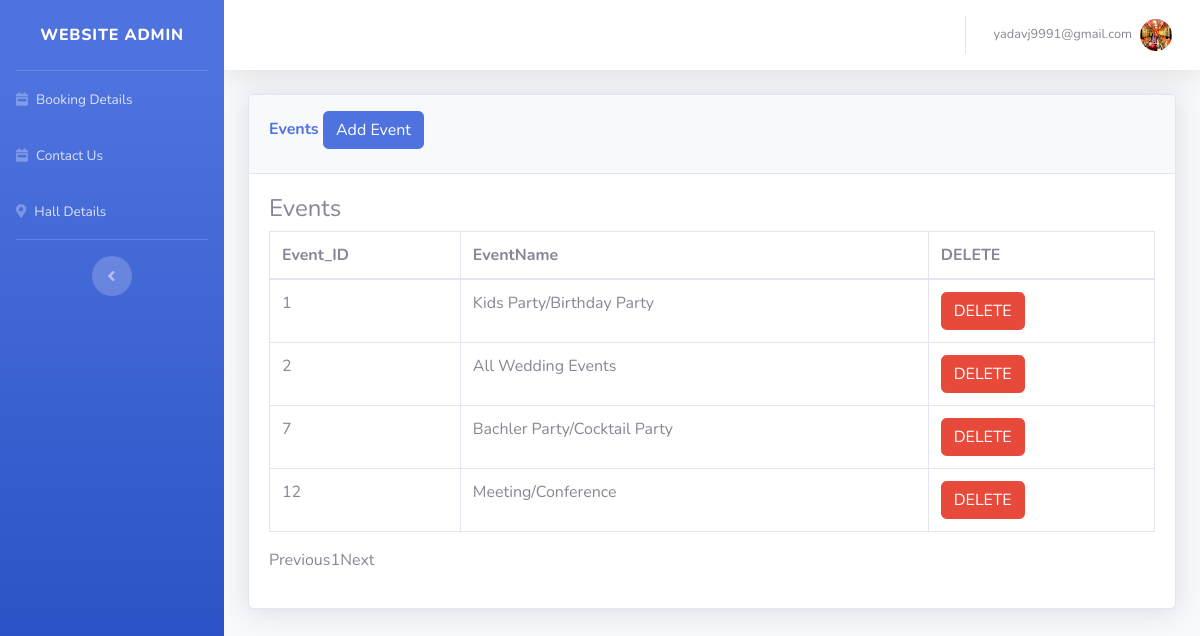
Screenshot of /admin/eventsdetail.php (signed in) with the database file from the repository.
### tables this page shows
CREATE TABLE `event_name` (
  `event_id` int(100) NOT NULL,
  `event_name` varchar(100) NOT NULL
);

### admin/eventsdetail.php (the view, shortened to what this page needs)
<?php
include('includes/header.php');
include('includes/navbar.php');
?>
<div class="container-fluid width=100%">
	<div class="card shadow mb-4">
		<div class="card-header py-3">
			<h6 class="m=0 font-weight-bold text-primary">Events
				<button type="button" class="btn btn-primary" data-toggle="modal" data-target="#addadminprofile">
				Add Event
				</button>
			</h6>
</div>
<div class="card-body">
            <h4>Events</h4>
            <div class="table-responsive" >
                <?php
                if (isset($_GET['page_no']) && $_GET['page_no']!="") {
  $page_no = $_GET['page_no'];
  } else {
  $page_no = 1;
  }
  $total_records_per_page = 6;
  $offset = ($page_no-1) * $total_records_per_page;
  $previous_page = $page_no - 1;
  $next_page = $page_no + 1;
  $result_count = mysqli_query($connection,"SELECT COUNT(*) As total_records FROM event_name");
  $total_records = mysqli_fetch_array($result_count);
  $total_records = $total_records['total_records'];
  $total_no_of_pages = ceil($total_records / $total_records_per_page);
  $result = mysqli_query($connection,"SELECT * FROM event_name LIMIT $offset, $total_records_per_page");
        ?>
                <table class="table table-bordered" width="100%" cellspacing="0">
                    <thead>
                        <tr>
                            <th>Event_ID</th>
                            <th>EventName</th>
                            <th>DELETE</th>
                        </tr>
                    </thead>
                    <tbody>
                        <?php
                        while($row = mysqli_fetch_assoc($result))
                        {
                           ?>
                        <tr>
                            <td><?php echo $row['event_id'];?></td>
                            <td><?php echo $row['event_name'];?></td>
                            <td>
                                <button class="btn btn-danger"><a style="color:white" href="eventdelete.php?id=<?php echo $row ['event_id'];?>">DELETE</a></button>
                            </td>
                        </tr>
                        <?php
                    }
                    ?>
                    </tbody>
                </table>
                <ul class="pagination">
  <li <?php if($page_no <= 1){ echo "class='disabled'"; } ?>>
  <a <?php if($page_no > 1){ echo "href='?page_no=$previous_page'"; } ?>>Previous</a>
  </li>
    <?php
  if ($total_no_of_pages <= 10){
    for ($counter = 1; $counter <= $total_no_of_pages; $counter++){
      if ($counter == $page_no) {
       echo "<li class='active'><a>$counter</a></li>";
        }else{
           echo "<li><a href='?page_no=$counter'>$counter</a></li>";
           }
        }
  }
?>
  <li <?php if($page_no >= $total_no_of_pages){ echo "class='disabled'"; } ?>>
  <a <?php if($page_no < $total_no_of_pages) { echo "href='?page_no=$next_page'"; } ?>>Next</a>
  </li>
</ul>
            </div>
        </div>
 <?php
include('includes/footer.php');?>

### rows the page displays
event_name: event_id "1", event_name "Kids Party/Birthday Party"
event_name: event_id "2", event_name "All Wedding Events"
event_name: event_id "7", event_name "Bachler Party/Cocktail Party"
event_name: event_id "12", event_name "Meeting/Conference"

### other values shown
$_SESSION['email'] "yadavj9991@gmail.com"
